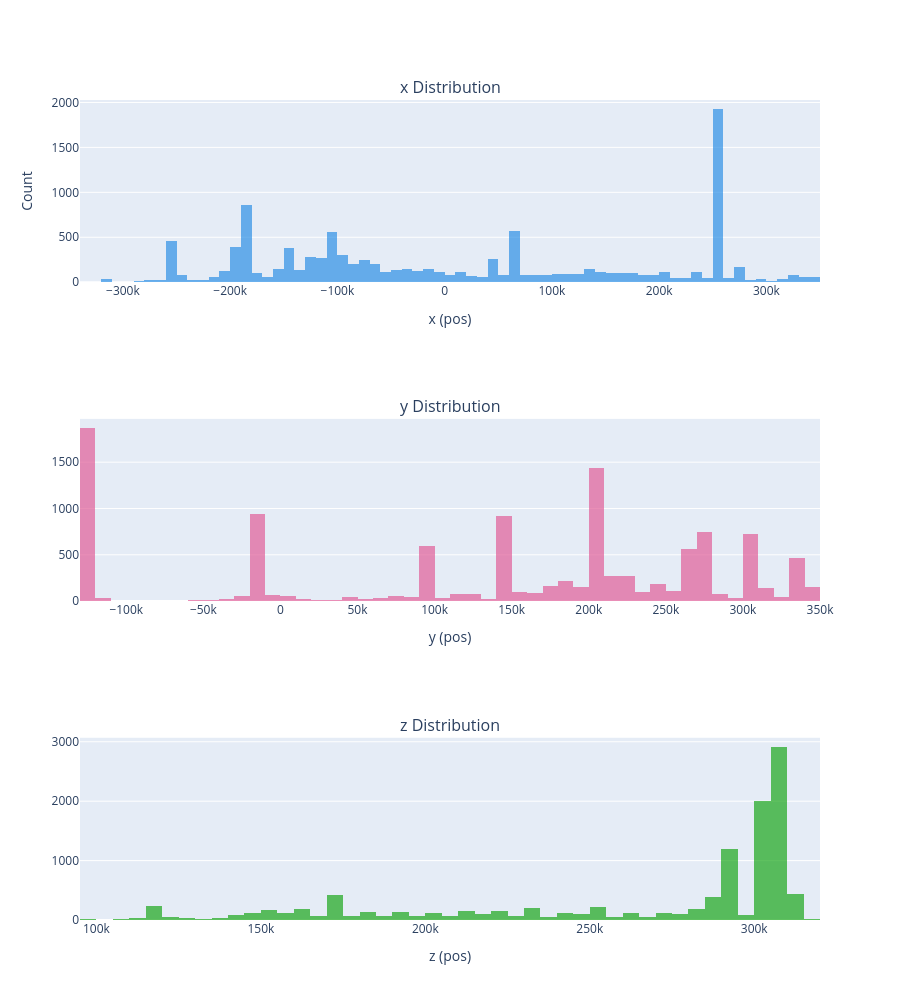

The notebook cell saved with this chart:
### Code cell
def histogram_plots(df_cobots, feature_type_lst=["Current", "Speed", "Temperature"], unit=["A", "m/s", "Degrees C"]):

    colors = px.colors.qualitative.Dark24

    fig = make_subplots(
        rows=3, cols=1,
        subplot_titles=[f'{feature} Distribution' for feature in feature_type_lst],
        horizontal_spacing=0.1
    )

    # Loop through each feature type
    for feat_idx, (feature_type, unit_label) in enumerate(zip(feature_type_lst, unit)):
        row = feat_idx + 1  
        
        fig.add_trace(
            go.Histogram(
                x=df_cobots[feature_type],
                marker=dict(color=colors[feat_idx]),
                opacity=0.7,
            ),
            row=row, col=1
        )
        
        fig.update_xaxes(title_text=f"{feature_type} ({unit_label})", row=row, col=1)

    fig.update_yaxes(title_text="Count", row=1, col=1)

    fig.update_layout(
        height=1000,
        barmode='overlay',  
        showlegend=False,

    )
    return fig

feature_type_lst = ["x", "y", "z"]
unit_lst = ["pos", "pos", "pos"]
fig = histogram_plots(df, feature_type_lst=feature_type_lst, unit=unit_lst)
fig.show()

### Figure 1 — Plotly figure (JSON) as saved in the notebook; plotly's stock layout.template omitted (floating-point values rounded to 4 significant figures; data arrays with more than 128 entries replaced by an {"elided": "..."} marker saying what was removed)
{"data": [{"marker": {"color": "#2E91E5"}, "opacity": 0.7, "type": "histogram", "x": {"elided": "11103 int values"}, "xaxis": "x", "yaxis": "y"}, {"marker": {"color": "#E15F99"}, "opacity": 0.7, "type": "histogram", "x": {"elided": "11103 int values"}, "xaxis": "x2", "yaxis": "y2"}, {"marker": {"color": "#1CA71C"}, "opacity": 0.7, "type": "histogram", "x": {"elided": "11103 int values"}, "xaxis": "x3", "yaxis": "y3"}], "layout": {"annotations": [{"font": {"size": 16}, "showarrow": false, "text": "x Distribution", "x": 0.5, "xanchor": "center", "xref": "paper", "y": 1, "yanchor": "bottom", "yref": "paper"}, {"font": {"size": 16}, "showarrow": false, "text": "y Distribution", "x": 0.5, "xanchor": "center", "xref": "paper", "y": 0.6111, "yanchor": "bottom", "yref": "paper"}, {"font": {"size": 16}, "showarrow": false, "text": "z Distribution", "x": 0.5, "xanchor": "center", "xref": "paper", "y": 0.2222, "yanchor": "bottom", "yref": "paper"}], "barmode": "overlay", "height": 1000, "showlegend": false, "xaxis": {"anchor": "y", "domain": [0, 1], "title": {"text": "x (pos)"}}, "xaxis2": {"anchor": "y2", "domain": [0, 1], "title": {"text": "y (pos)"}}, "xaxis3": {"anchor": "y3", "domain": [0, 1], "title": {"text": "z (pos)"}}, "yaxis": {"anchor": "x", "domain": [0.7778, 1], "title": {"text": "Count"}}, "yaxis2": {"anchor": "x2", "domain": [0.3889, 0.6111]}, "yaxis3": {"anchor": "x3", "domain": [0, 0.2222]}}}
